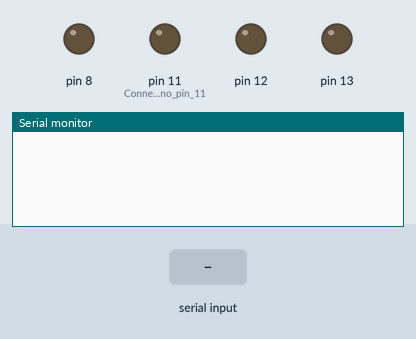
A sketch run on a simulated Arduino Uno, built with avr-gcc and run on an emulated ATmega328P. Parts: output pins drawn as LEDs (lit = HIGH), the last lines printed to the serial monitor. Inputs (shaded band) come from the test bench.

Above: at 1.2 s.
1.3 s: "90,45\n" received over the second serial link
At 2.4 s:
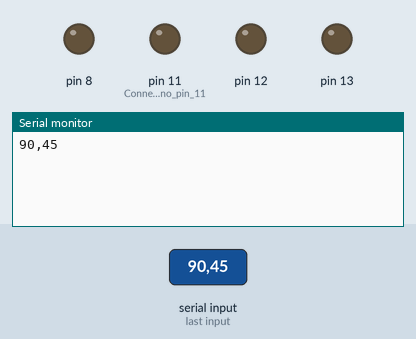
2.8 s: "5\n" received over the second serial link
At 3.5 s:
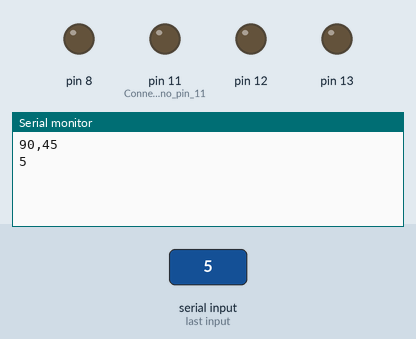

The sketch:

NEW_AUTOMATION.ino
```cpp
#include <SoftwareSerial.h>

SoftwareSerial esp8266(2,3); // make RX Arduino line is pin 2, make TX Arduino line is pin 3.
// This means that you need to connect the TX line from the esp to the Arduino's pin 2
                             // and the RX line from the esp to the Arduino's pin 3
#define DEBUG true
void setup()
{
  digitalWrite(13,HIGH);
  Serial.begin(9600);
  esp8266.begin(9600);// your esp's baud rate might be different
  pinMode(11,OUTPUT);//Connect to arduino pin 11
  digitalWrite(11,LOW);

  pinMode(12,OUTPUT);
  digitalWrite(12,LOW);//connect

  pinMode(13,OUTPUT);
  digitalWrite(13,LOW);

  pinMode(8,OUTPUT);
  digitalWrite(13,LOW);
}

void loop()
{
  if(esp8266.available()) // check if the esp is sending a message
  {
    while(esp8266.available())
    {
      // The esp has data so display its output to the serial window
      char c = esp8266.read(); // read the next character.
      esp8266.flush();
      Serial.print(c);
    }
  }


  if(Serial.available())
  {
    // the following delay is required because otherwise the arduino will read the first letter of the command but not the rest
    // In other words without the delay if you use AT+RST, for example, the Arduino will read the letter A send it, then read the rest and send it
    // but we want to send everything at the same time.
    delay(1000);

    String command="";

    while(Serial.available()) // read the command character by character
    {
        // read one character
      command+=(char)Serial.read();
    }

    esp8266.println(command);// send the read character to the esp8266

  }
  if(esp8266.available()) // check if the esp is sending a message
  {


    if(esp8266.find("+IPD,"))
    {
     delay(1000); // wait for the serial buffer to fill up (read all the serial data)
     // get the connection id so that we can then disconnect
     int connectionId = esp8266.read()-48; // subtract 48 because the read() function returns
                                           // the ASCII decimal value and 0 (the first decimal number) starts at 48

     esp8266.find("pin="); // advance cursor to "pin="

     int pinNumber = (esp8266.read()-48)*10; // get first number i.e. if the pin 13 then the 1st number is 1, then multiply to get 10
     pinNumber += (esp8266.read()-48); // get second number, i.e. if the pin number is 13 then the 2nd number is 3, then add to the first number

     digitalWrite(pinNumber, !digitalRead(pinNumber)); // toggle pin

     // make close command
     //String closeCommand = "AT+CIPCLOSE=";
     //closeCommand+=connectionId; // append connection id
     //closeCommand+="\r\n";

     //sendData(closeCommand,1000,DEBUG); // close connection
    }
  }
}
```

Measured:
- after the input at 1.3 s, the serial monitor: prints a new line at once (image 1)
- after the input at 2.8 s, the serial monitor: prints a new line at once (image 2)
